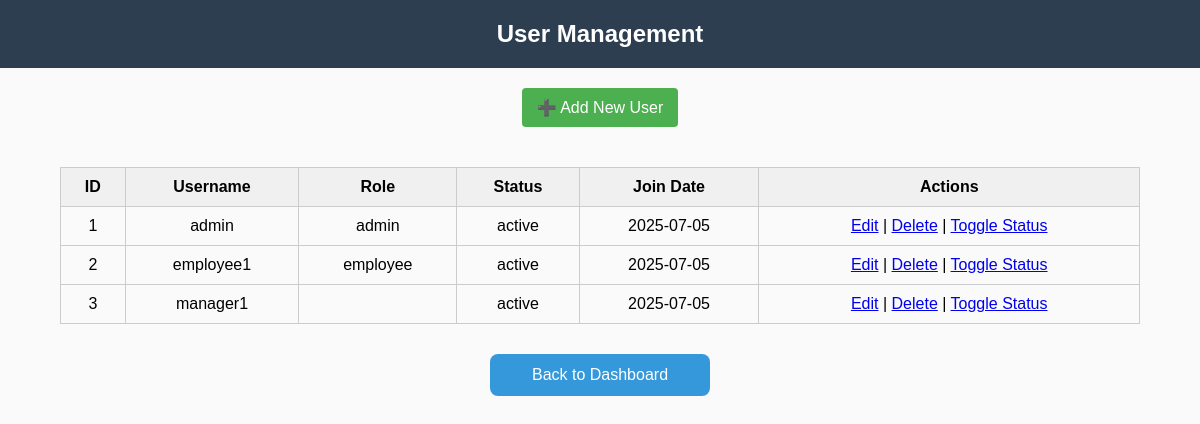
Page /admin/manage_users.php (signed in) on the earlier database version.
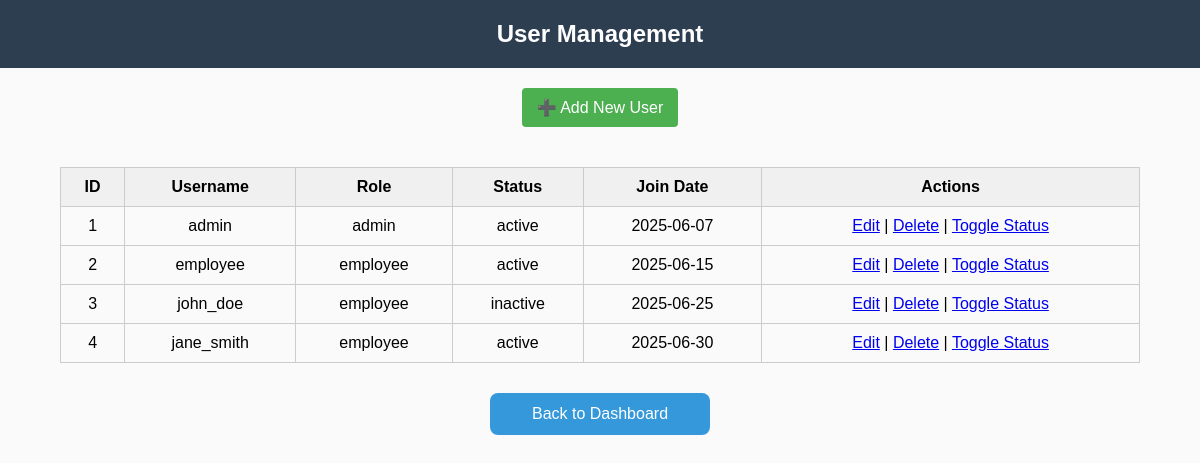
Same page on the later database version.
### tables this page shows
CREATE TABLE IF NOT EXISTS user (
  iduser INT NOT NULL AUTO_INCREMENT,
  username VARCHAR(45) NOT NULL,
  password VARCHAR(255) NOT NULL,
  role ENUM('admin', 'employee') NOT NULL,
  status ENUM('active', 'inactive') DEFAULT 'active',
  join_date DATETIME DEFAULT CURRENT_TIMESTAMP,
  PRIMARY KEY (iduser)
);

### admin/manage_users.php (the view, shortened to what this page needs)
<?php
require_once '../db_connect.php';
$result = $conn->query("SELECT * FROM user");
?>
<!DOCTYPE html>
<html>
<head>
    <link rel="stylesheet" href="../styles.css">
</head>
<body>
    <h2 style="text-align:center;">User Management</h2>
    <div class="center">
        <a href="add_user.php" class="add-button">➕ Add New User</a>
    </div>
    <table>
        <tr>
            <th>ID</th>
            <th>Username</th>
            <th>Role</th>
            <th>Status</th>
            <th>Join Date</th>
            <th>Actions</th>
        </tr>
        <?php while ($row = $result->fetch_assoc()): ?>
            <tr>
                <td><?= $row['iduser'] ?></td>
                <td><?= htmlspecialchars($row['username']) ?></td>
                <td><?= $row['role'] ?></td>
                <td><?= $row['status'] ?? 'active' ?></td>
                <td><?= isset($row['join_date']) ? date("Y-m-d", strtotime($row['join_date'])) : 'N/A' ?></td>
                <td>
                    <a href="edit_users.php?id=<?= $row['iduser'] ?>">Edit</a> |
                    <a href="delete_users.php?id=<?= $row['iduser'] ?>" onclick="return confirm('Are you sure?')">Delete</a> |
                    <a href="toggle_users.php?id=<?= $row['iduser'] ?>">Toggle Status</a>
                </td>
            </tr>
        <?php endwhile; ?>
    </table>
    <div style="text-align: center; margin-top: 30px;">
        <button onclick="window.location.href='../dashboard.php'" class="logout-button">Back to Dashboard</button>
    </div>
</body>
</html>

Differences in the rows shown:
changed user "admin": join_date "2025-07-05" → "2025-06-07"
changed user id 2: username "employee1" → "employee"; join_date "2025-07-05" → "2025-06-15"
changed user id 3: username "manager1" → "john_doe"; role (not shown) → "employee"; status "active" → "inactive"; join_date "2025-07-05" → "2025-06-25"
added user: iduser "4", username "jane_smith", role "employee", status "active", join_date "2025-06-30"
